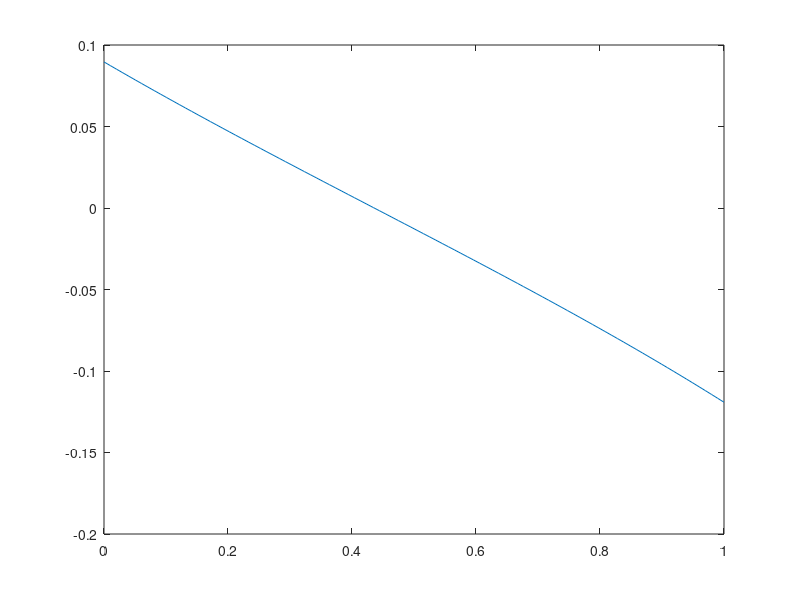

Reproduce this figure in MATLAB.
clc 
clear
A = [6.9066 6.9546 ];
B = [1211.033 1344.8];
C = [220.79 219.48];
P = 760;
T = 95;
z = [.5 .5 ];
psat = 10.^( A - B./(T+C)) %baraye zarb moalefei bayad . gozasht
k = psat/P

r = @(phi) z(1)*(k(1)-1)./(1+ phi*(k(1)-1)) + ...
                         z(2)*(k(2)-1)./(1+ phi*(k(2)-1)); %@ yani moteghayere mostaghel

phi0 = fzero(r,.5)
x = z./(1+phi0*(k-1))
y = k.*x

phi = linspace(0,1,100) ;        %in ghesmat baraye rasm plot tarif shude ast
R = [z(1)*(k(1)-1)./(1+ phi*(k(1)-1)) + ...
                         z(2)*(k(2)-1)./(1+ phi*(k(2)-1))];
plot(phi ,R )
